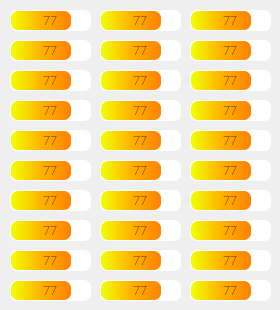
   <widget class="QWidget" name="tab_6">
    <attribute name="title">
     <string>BMS Voltaje</string>
    </attribute>
    <widget class="QProgressBar" name="volt_bar_29">
     <property name="geometry">
      <rect>
       <x>100</x>
       <y>280</y>
       <width>81</width>
       <height>21</height>
      </rect>
     </property>
     <property name="font">
      <font>
       <family>Roboto</family>
       <pointsize>10</pointsize>
       <weight>9</weight>
       <italic>false</italic>
       <bold>false</bold>
      </font>
     </property>
     <property name="styleSheet">
      <string notr="true">QProgressBar::chunk {background: QLinearGradient( x1: 0, y1: 0, x2: 1, y2: 0,stop: 0 #f0ff00,stop: 0.4999 #ffb400,stop: 0.5 #ffb400,stop: 1 #ff8100 );border-top-left-radius: 7px ;border-top-right-radius: 7px;border-bottom-right-radius: 7px ;border-bottom-left-radius: 7px; border: 0px solid black;}QProgressBar{border: 0px;background: white; padding: 1px; text-align: center;border-top-left-radius: 7px ;border-top-right-radius: 7px;border-bottom-right-radius: 7px ;border-bottom-left-radius: 7px;font: 75 10pt;}</string>
     </property>
     <property name="value">
      <number>77</number>
     </property>
     <property name="format">
      <string>%p</string>
     </property>
    </widget>
    <widget class="QProgressBar" name="volt_bar_18">
     <property name="geometry">
      <rect>
       <x>190</x>
       <y>160</y>
       <width>81</width>
       <height>21</height>
      </rect>
     </property>
     <property name="font">
      <font>
       <family>Roboto</family>
       <pointsize>10</pointsize>
       <weight>9</weight>
       <italic>false</italic>
       <bold>false</bold>
      </font>
     </property>
     <property name="styleSheet">
      <string notr="true">QProgressBar::chunk {background: QLinearGradient( x1: 0, y1: 0, x2: 1, y2: 0,stop: 0 #f0ff00,stop: 0.4999 #ffb400,stop: 0.5 #ffb400,stop: 1 #ff8100 );border-top-left-radius: 7px ;border-top-right-radius: 7px;border-bottom-right-radius: 7px ;border-bottom-left-radius: 7px; border: 0px solid black;}QProgressBar{border: 0px;background: white; padding: 1px; text-align: center;border-top-left-radius: 7px ;border-top-right-radius: 7px;border-bottom-right-radius: 7px ;border-bottom-left-radius: 7px;font: 75 10pt;}</string>
     </property>
     <property name="value">
      <number>77</number>
     </property>
     <property name="format">
      <string>%p</string>
     </property>
    </widget>
    <widget class="QProgressBar" name="volt_bar_23">
     <property name="geometry">
      <rect>
       <x>100</x>
       <y>220</y>
       <width>81</width>
       <height>21</height>
      </rect>
     </property>
     <property name="font">
      <font>
       <family>Roboto</family>
       <pointsize>10</pointsize>
       <weight>9</weight>
       <italic>false</italic>
       <bold>false</bold>
      </font>
     </property>
     <property name="styleSheet">
      <string notr="true">QProgressBar::chunk {background: QLinearGradient( x1: 0, y1: 0, x2: 1, y2: 0,stop: 0 #f0ff00,stop: 0.4999 #ffb400,stop: 0.5 #ffb400,stop: 1 #ff8100 );border-top-left-radius: 7px ;border-top-right-radius: 7px;border-bottom-right-radius: 7px ;border-bottom-left-radius: 7px; border: 0px solid black;}QProgressBar{border: 0px;background: white; padding: 1px; text-align: center;border-top-left-radius: 7px ;border-top-right-radius: 7px;border-bottom-right-radius: 7px ;border-bottom-left-radius: 7px;font: 75 10pt;}</string>
     </property>
     <property name="value">
      <number>77</number>
     </property>
     <property name="format">
      <string>%p</string>
     </property>
    </widget>
    <widget class="QProgressBar" name="volt_bar_6">
     <property name="geometry">
      <rect>
       <x>190</x>
       <y>40</y>
       <width>81</width>
       <height>21</height>
      </rect>
     </property>
     <property name="font">
      <font>
       <family>Roboto</family>
       <pointsize>10</pointsize>
       <weight>9</weight>
       <italic>false</italic>
       <bold>false</bold>
      </font>
     </property>
     <property name="styleSheet">
      <string notr="true">QProgressBar::chunk {background: QLinearGradient( x1: 0, y1: 0, x2: 1, y2: 0,stop: 0 #f0ff00,stop: 0.4999 #ffb400,stop: 0.5 #ffb400,stop: 1 #ff8100 );border-top-left-radius: 7px ;border-top-right-radius: 7px;border-bottom-right-radius: 7px ;border-bottom-left-radius: 7px; border: 0px solid black;}QProgressBar{border: 0px;background: white; padding: 1px; text-align: center;border-top-left-radius: 7px ;border-top-right-radius: 7px;border-bottom-right-radius: 7px ;border-bottom-left-radius: 7px;font: 75 10pt;}</string>
     </property>
     <property name="value">
      <number>77</number>
     </property>
     <property name="format">
      <string>%p</string>
     </property>
    </widget>
    <widget class="QProgressBar" name="volt_bar_28">
     <property name="geometry">
      <rect>
       <x>10</x>
       <y>280</y>
       <width>81</width>
       <height>21</height>
      </rect>
     </property>
     <property name="font">
      <font>
       <family>Roboto</family>
       <pointsize>10</pointsize>
       <weight>9</weight>
       <italic>false</italic>
       <bold>false</bold>
      </font>
     </property>
     <property name="styleSheet">
      <string notr="true">QProgressBar::chunk {background: QLinearGradient( x1: 0, y1: 0, x2: 1, y2: 0,stop: 0 #f0ff00,stop: 0.4999 #ffb400,stop: 0.5 #ffb400,stop: 1 #ff8100 );border-top-left-radius: 7px ;border-top-right-radius: 7px;border-bottom-right-radius: 7px ;border-bottom-left-radius: 7px; border: 0px solid black;}QProgressBar{border: 0px;background: white; padding: 1px; text-align: center;border-top-left-radius: 7px ;border-top-right-radius: 7px;border-bottom-right-radius: 7px ;border-bottom-left-radius: 7px;font: 75 10pt;}</string>
     </property>
     <property name="value">
      <number>77</number>
     </property>
     <property name="format">
      <string>%p</string>
     </property>
    </widget>
    <widget class="QProgressBar" name="volt_bar_21">
     <property name="geometry">
      <rect>
       <x>190</x>
       <y>190</y>
       <width>81</width>
       <height>21</height>
      </rect>
     </property>
     <property name="font">
      <font>
       <family>Roboto</family>
       <pointsize>10</pointsize>
       <weight>9</weight>
       <italic>false</italic>
       <bold>false</bold>
      </font>
     </property>
     <property name="styleSheet">
      <string notr="true">QProgressBar::chunk {background: QLinearGradient( x1: 0, y1: 0, x2: 1, y2: 0,stop: 0 #f0ff00,stop: 0.4999 #ffb400,stop: 0.5 #ffb400,stop: 1 #ff8100 );border-top-left-radius: 7px ;border-top-right-radius: 7px;border-bottom-right-radius: 7px ;border-bottom-left-radius: 7px; border: 0px solid black;}QProgressBar{border: 0px;background: white; padding: 1px; text-align: center;border-top-left-radius: 7px ;border-top-right-radius: 7px;border-bottom-right-radius: 7px ;border-bottom-left-radius: 7px;font: 75 10pt;}</string>
     </property>
     <property name="value">
      <number>77</number>
     </property>
     <property name="format">
      <string>%p</string>
     </property>
    </widget>
    <widget class="QProgressBar" name="volt_bar_3">
     <property name="geometry">
      <rect>
       <x>190</x>
       <y>10</y>
       <width>81</width>
       <height>21</height>
      </rect>
     </property>
     <property name="font">
      <font>
       <family>Roboto</family>
       <pointsize>10</pointsize>
       <weight>9</weight>
       <italic>false</italic>
       <bold>false</bold>
      </font>
     </property>
     <property name="styleSheet">
      <string notr="true">QProgressBar::chunk {background: QLinearGradient( x1: 0, y1: 0, x2: 1, y2: 0,stop: 0 #f0ff00,stop: 0.4999 #ffb400,stop: 0.5 #ffb400,stop: 1 #ff8100 );border-top-left-radius: 7px ;border-top-right-radius: 7px;border-bottom-right-radius: 7px ;border-bottom-left-radius: 7px; border: 0px solid black;}QProgressBar{border: 0px;background: white; padding: 1px; text-align: center;border-top-left-radius: 7px ;border-top-right-radius: 7px;border-bottom-right-radius: 7px ;border-bottom-left-radius: 7px;font: 75 10pt;}</string>
     </property>
     <property name="value">
      <number>77</number>
     </property>
     <property name="format">
      <string>%p</string>
     </property>
    </widget>
    <widget class="QProgressBar" name="volt_bar_27">
     <property name="geometry">
      <rect>
       <x>190</x>
       <y>250</y>
       <width>81</width>
       <height>21</height>
      </rect>
     </property>
     <property name="font">
      <font>
       <family>Roboto</family>
       <pointsize>10</pointsize>
       <weight>9</weight>
       <italic>false</italic>
       <bold>false</bold>
      </font>
     </property>
     <property name="styleSheet">
      <string notr="true">QProgressBar::chunk {background: QLinearGradient( x1: 0, y1: 0, x2: 1, y2: 0,stop: 0 #f0ff00,stop: 0.4999 #ffb400,stop: 0.5 #ffb400,stop: 1 #ff8100 );border-top-left-radius: 7px ;border-top-right-radius: 7px;border-bottom-right-radius: 7px ;border-bottom-left-radius: 7px; border: 0px solid black;}QProgressBar{border: 0px;background: white; padding: 1px; text-align: center;border-top-left-radius: 7px ;border-top-right-radius: 7px;border-bottom-right-radius: 7px ;border-bottom-left-radius: 7px;font: 75 10pt;}</string>
     </property>
     <property name="value">
      <number>77</number>
     </property>
     <property name="format">
      <string>%p</string>
     </property>
    </widget>
    <widget class="QProgressBar" name="volt_bar_17">
     <property name="geometry">
      <rect>
       <x>100</x>
       <y>160</y>
       <width>81</width>
       <height>21</height>
      </rect>
     </property>
     <property name="font">
      <font>
       <family>Roboto</family>
       <pointsize>10</pointsize>
       <weight>9</weight>
       <italic>false</italic>
       <bold>false</bold>
      </font>
     </property>
     <property name="styleSheet">
      <string notr="true">QProgressBar::chunk {background: QLinearGradient( x1: 0, y1: 0, x2: 1, y2: 0,stop: 0 #f0ff00,stop: 0.4999 #ffb400,stop: 0.5 #ffb400,stop: 1 #ff8100 );border-top-left-radius: 7px ;border-top-right-radius: 7px;border-bottom-right-radius: 7px ;border-bottom-left-radius: 7px; border: 0px solid black;}QProgressBar{border: 0px;background: white; padding: 1px; text-align: center;border-top-left-radius: 7px ;border-top-right-radius: 7px;border-bottom-right-radius: 7px ;border-bottom-left-radius: 7px;font: 75 10pt;}</string>
     </property>
     <property name="value">
      <number>77</number>
     </property>
     <property name="format">
      <string>%p</string>
     </property>
    </widget>
    <widget class="QProgressBar" name="volt_bar_14">
     <property name="geometry">
      <rect>
       <x>100</x>
       <y>130</y>
       <width>81</width>
       <height>21</height>
      </rect>
     </property>
     <property name="font">
      <font>
       <family>Roboto</family>
       <pointsize>10</pointsize>
       <weight>9</weight>
       <italic>false</italic>
       <bold>false</bold>
      </font>
     </property>
     <property name="styleSheet">
      <string notr="true">QProgressBar::chunk {background: QLinearGradient( x1: 0, y1: 0, x2: 1, y2: 0,stop: 0 #f0ff00,stop: 0.4999 #ffb400,stop: 0.5 #ffb400,stop: 1 #ff8100 );border-top-left-radius: 7px ;border-top-right-radius: 7px;border-bottom-right-radius: 7px ;border-bottom-left-radius: 7px; border: 0px solid black;}QProgressBar{border: 0px;background: white; padding: 1px; text-align: center;border-top-left-radius: 7px ;border-top-right-radius: 7px;border-bottom-right-radius: 7px ;border-bottom-left-radius: 7px;font: 75 10pt;}</string>
     </property>
     <property name="value">
      <number>77</number>
     </property>
     <property name="format">
      <string>%p</string>
     </property>
    </widget>
    <widget class="QProgressBar" name="volt_bar_15">
     <property name="geometry">
      <rect>
       <x>190</x>
       <y>130</y>
       <width>81</width>
       <height>21</height>
      </rect>
     </property>
     <property name="font">
      <font>
       <family>Roboto</family>
       <pointsize>10</pointsize>
       <weight>9</weight>
       <italic>false</italic>
       <bold>false</bold>
      </font>
     </property>
     <property name="styleSheet">
      <string notr="true">QProgressBar::chunk {background: QLinearGradient( x1: 0, y1: 0, x2: 1, y2: 0,stop: 0 #f0ff00,stop: 0.4999 #ffb400,stop: 0.5 #ffb400,stop: 1 #ff8100 );border-top-left-radius: 7px ;border-top-right-radius: 7px;border-bottom-right-radius: 7px ;border-bottom-left-radius: 7px; border: 0px solid black;}QProgressBar{border: 0px;background: white; padding: 1px; text-align: center;border-top-left-radius: 7px ;border-top-right-radius: 7px;border-bottom-right-radius: 7px ;border-bottom-left-radius: 7px;font: 75 10pt;}</string>
     </property>
     <property name="value">
      <number>77</number>
     </property>
     <property name="format">
      <string>%p</string>
     </property>
    </widget>
    <widget class="QProgressBar" name="volt_bar_24">
     <property name="geometry">
      <rect>
       <x>190</x>
       <y>220</y>
       <width>81</width>
       <height>21</height>
      </rect>
     </property>
     <property name="font">
      <font>
       <family>Roboto</family>
       <pointsize>10</pointsize>
       <weight>9</weight>
       <italic>false</italic>
       <bold>false</bold>
      </font>
     </property>
     <property name="styleSheet">
      <string notr="true">QProgressBar::chunk {background: QLinearGradient( x1: 0, y1: 0, x2: 1, y2: 0,stop: 0 #f0ff00,stop: 0.4999 #ffb400,stop: 0.5 #ffb400,stop: 1 #ff8100 );border-top-left-radius: 7px ;border-top-right-radius: 7px;border-bottom-right-radius: 7px ;border-bottom-left-radius: 7px; border: 0px solid black;}QProgressBar{border: 0px;background: white; padding: 1px; text-align: center;border-top-left-radius: 7px ;border-top-right-radius: 7px;border-bottom-right-radius: 7px ;border-bottom-left-radius: 7px;font: 75 10pt;}</string>
     </property>
     <property name="value">
      <number>77</number>
     </property>
     <property name="format">
      <string>%p</string>
     </property>
    </widget>
    <widget class="QProgressBar" name="volt_bar_13">
     <property name="geometry">
      <rect>
       <x>10</x>
       <y>130</y>
       <width>81</width>
       <height>21</height>
      </rect>
     </property>
     <property name="font">
      <font>
       <family>Roboto</family>
       <pointsize>10</pointsize>
       <weight>9</weight>
       <italic>false</italic>
       <bold>false</bold>
      </font>
     </property>
     <property name="styleSheet">
      <string notr="true">QProgressBar::chunk {background: QLinearGradient( x1: 0, y1: 0, x2: 1, y2: 0,stop: 0 #f0ff00,stop: 0.4999 #ffb400,stop: 0.5 #ffb400,stop: 1 #ff8100 );border-top-left-radius: 7px ;border-top-right-radius: 7px;border-bottom-right-radius: 7px ;border-bottom-left-radius: 7px; border: 0px solid black;}QProgressBar{border: 0px;background: white; padding: 1px; text-align: center;border-top-left-radius: 7px ;border-top-right-radius: 7px;border-bottom-right-radius: 7px ;border-bottom-left-radius: 7px;font: 75 10pt;}</string>
     </property>
     <property name="value">
      <number>77</number>
     </property>
     <property name="format">
      <string>%p</string>
     </property>
    </widget>
    <widget class="QProgressBar" name="volt_bar_8">
     <property name="geometry">
      <rect>
       <x>100</x>
       <y>70</y>
       <width>81</width>
       <height>21</height>
      </rect>
     </property>
     <property name="font">
      <font>
       <family>Roboto</family>
       <pointsize>10</pointsize>
       <weight>9</weight>
       <italic>false</italic>
       <bold>false</bold>
      </font>
     </property>
     <property name="styleSheet">
      <string notr="true">QProgressBar::chunk {background: QLinearGradient( x1: 0, y1: 0, x2: 1, y2: 0,stop: 0 #f0ff00,stop: 0.4999 #ffb400,stop: 0.5 #ffb400,stop: 1 #ff8100 );border-top-left-radius: 7px ;border-top-right-radius: 7px;border-bottom-right-radius: 7px ;border-bottom-left-radius: 7px; border: 0px solid black;}QProgressBar{border: 0px;background: white; padding: 1px; text-align: center;border-top-left-radius: 7px ;border-top-right-radius: 7px;border-bottom-right-radius: 7px ;border-bottom-left-radius: 7px;font: 75 10pt;}</string>
     </property>
     <property name="value">
      <number>77</number>
     </property>
     <property name="format">
      <string>%p</string>
     </property>
    </widget>
    <widget class="QProgressBar" name="volt_bar_25">
     <property name="geometry">
      <rect>
       <x>10</x>
       <y>250</y>
       <width>81</width>
       <height>21</height>
      </rect>
     </property>
     <property name="font">
      <font>
       <family>Roboto</family>
       <pointsize>10</pointsize>
       <weight>9</weight>
       <italic>false</italic>
       <bold>false</bold>
      </font>
     </property>
     <property name="styleSheet">
      <string notr="true">QProgressBar::chunk {background: QLinearGradient( x1: 0, y1: 0, x2: 1, y2: 0,stop: 0 #f0ff00,stop: 0.4999 #ffb400,stop: 0.5 #ffb400,stop: 1 #ff8100 );border-top-left-radius: 7px ;border-top-right-radius: 7px;border-bottom-right-radius: 7px ;border-bottom-left-radius: 7px; border: 0px solid black;}QProgressBar{border: 0px;background: white; padding: 1px; text-align: center;border-top-left-radius: 7px ;border-top-right-radius: 7px;border-bottom-right-radius: 7px ;border-bottom-left-radius: 7px;font: 75 10pt;}</string>
     </property>
     <property name="value">
      <number>77</number>
     </property>
     <property name="format">
      <string>%p</string>
     </property>
    </widget>
    <widget class="QProgressBar" name="volt_bar_7">
     <property name="geometry">
      <rect>
       <x>10</x>
       <y>70</y>
       <width>81</width>
       <height>21</height>
      </rect>
     </property>
     <property name="font">
      <font>
       <family>Roboto</family>
       <pointsize>10</pointsize>
       <weight>9</weight>
       <italic>false</italic>
       <bold>false</bold>
      </font>
     </property>
     <property name="styleSheet">
      <string notr="true">QProgressBar::chunk {background: QLinearGradient( x1: 0, y1: 0, x2: 1, y2: 0,stop: 0 #f0ff00,stop: 0.4999 #ffb400,stop: 0.5 #ffb400,stop: 1 #ff8100 );border-top-left-radius: 7px ;border-top-right-radius: 7px;border-bottom-right-radius: 7px ;border-bottom-left-radius: 7px; border: 0px solid black;}QProgressBar{border: 0px;background: white; padding: 1px; text-align: center;border-top-left-radius: 7px ;border-top-right-radius: 7px;border-bottom-right-radius: 7px ;border-bottom-left-radius: 7px;font: 75 10pt;}</string>
     </property>
     <property name="value">
      <number>77</number>
     </property>
     <property name="format">
      <string>%p</string>
     </property>
    </widget>
    <widget class="QProgressBar" name="volt_bar_9">
     <property name="geometry">
      <rect>
       <x>190</x>
       <y>70</y>
       <width>81</width>
       <height>21</height>
      </rect>
     </property>
     <property name="font">
      <font>
       <family>Roboto</family>
       <pointsize>10</pointsize>
       <weight>9</weight>
       <italic>false</italic>
       <bold>false</bold>
      </font>
     </property>
     <property name="styleSheet">
      <string notr="true">QProgressBar::chunk {background: QLinearGradient( x1: 0, y1: 0, x2: 1, y2: 0,stop: 0 #f0ff00,stop: 0.4999 #ffb400,stop: 0.5 #ffb400,stop: 1 #ff8100 );border-top-left-radius: 7px ;border-top-right-radius: 7px;border-bottom-right-radius: 7px ;border-bottom-left-radius: 7px; border: 0px solid black;}QProgressBar{border: 0px;background: white; padding: 1px; text-align: center;border-top-left-radius: 7px ;border-top-right-radius: 7px;border-bottom-right-radius: 7px ;border-bottom-left-radius: 7px;font: 75 10pt;}</string>
     </property>
     <property name="value">
      <number>77</number>
     </property>
     <property name="format">
      <string>%p</string>
     </property>
    </widget>
    <widget class="QProgressBar" name="volt_bar_5">
     <property name="geometry">
      <rect>
       <x>100</x>
       <y>40</y>
       <width>81</width>
       <height>21</height>
      </rect>
     </property>
     <property name="font">
      <font>
       <family>Roboto</family>
       <pointsize>10</pointsize>
       <weight>9</weight>
       <italic>false</italic>
       <bold>false</bold>
      </font>
     </property>
     <property name="styleSheet">
      <string notr="true">QProgressBar::chunk {background: QLinearGradient( x1: 0, y1: 0, x2: 1, y2: 0,stop: 0 #f0ff00,stop: 0.4999 #ffb400,stop: 0.5 #ffb400,stop: 1 #ff8100 );border-top-left-radius: 7px ;border-top-right-radius: 7px;border-bottom-right-radius: 7px ;border-bottom-left-radius: 7px; border: 0px solid black;}QProgressBar{border: 0px;background: white; padding: 1px; text-align: center;border-top-left-radius: 7px ;border-top-right-radius: 7px;border-bottom-right-radius: 7px ;border-bottom-left-radius: 7px;font: 75 10pt;}</string>
     </property>
     <property name="value">
      <number>77</number>
     </property>
     <property name="format">
      <string>%p</string>
     </property>
    </widget>
    <widget class="QProgressBar" name="volt_bar_2">
     <property name="geometry">
      <rect>
       <x>100</x>
       <y>10</y>
       <width>81</width>
       <height>21</height>
      </rect>
     </property>
     <property name="font">
      <font>
       <family>Roboto</family>
       <pointsize>10</pointsize>
       <weight>9</weight>
       <italic>false</italic>
       <bold>false</bold>
      </font>
     </property>
     <property name="styleSheet">
      <string notr="true">QProgressBar::chunk {background: QLinearGradient( x1: 0, y1: 0, x2: 1, y2: 0,stop: 0 #f0ff00,stop: 0.4999 #ffb400,stop: 0.5 #ffb400,stop: 1 #ff8100 );border-top-left-radius: 7px ;border-top-right-radius: 7px;border-bottom-right-radius: 7px ;border-bottom-left-radius: 7px; border: 0px solid black;}QProgressBar{border: 0px;background: white; padding: 1px; text-align: center;border-top-left-radius: 7px ;border-top-right-radius: 7px;border-bottom-right-radius: 7px ;border-bottom-left-radius: 7px;font: 75 10pt;}</string>
     </property>
     <property name="value">
      <number>77</number>
     </property>
     <property name="format">
      <string>%p</string>
     </property>
    </widget>
    <widget class="QProgressBar" name="volt_bar_11">
     <property name="geometry">
      <rect>
       <x>100</x>
       <y>100</y>
       <width>81</width>
       <height>21</height>
      </rect>
     </property>
     <property name="font">
      <font>
       <family>Roboto</family>
       <pointsize>10</pointsize>
       <weight>9</weight>
       <italic>false</italic>
       <bold>false</bold>
      </font>
     </property>
     <property name="styleSheet">
      <string notr="true">QProgressBar::chunk {background: QLinearGradient( x1: 0, y1: 0, x2: 1, y2: 0,stop: 0 #f0ff00,stop: 0.4999 #ffb400,stop: 0.5 #ffb400,stop: 1 #ff8100 );border-top-left-radius: 7px ;border-top-right-radius: 7px;border-bottom-right-radius: 7px ;border-bottom-left-radius: 7px; border: 0px solid black;}QProgressBar{border: 0px;background: white; padding: 1px; text-align: center;border-top-left-radius: 7px ;border-top-right-radius: 7px;border-bottom-right-radius: 7px ;border-bottom-left-radius: 7px;font: 75 10pt;}</string>
     </property>
     <property name="value">
      <number>77</number>
     </property>
     <property name="format">
      <string>%p</string>
     </property>
    </widget>
    <widget class="QProgressBar" name="volt_bar_1">
     <property name="geometry">
      <rect>
       <x>10</x>
       <y>10</y>
       <width>81</width>
       <height>21</height>
      </rect>
     </property>
     <property name="font">
      <font>
       <family>Roboto</family>
       <pointsize>10</pointsize>
       <weight>9</weight>
       <italic>false</italic>
       <bold>false</bold>
      </font>
     </property>
     <property name="styleSheet">
      <string notr="true">QProgressBar::chunk {background: QLinearGradient( x1: 0, y1: 0, x2: 1, y2: 0,stop: 0 #f0ff00,stop: 0.4999 #ffb400,stop: 0.5 #ffb400,stop: 1 #ff8100 );border-top-left-radius: 7px ;border-top-right-radius: 7px;border-bottom-right-radius: 7px ;border-bottom-left-radius: 7px; border: 0px solid black;}QProgressBar{border: 0px;background: white; padding: 1px; text-align: center;border-top-left-radius: 7px ;border-top-right-radius: 7px;border-bottom-right-radius: 7px ;border-bottom-left-radius: 7px;font: 75 10pt;}</string>
     </property>
     <property name="value">
      <number>77</number>
     </property>
     <property name="format">
      <string>%p</string>
     </property>
    </widget>
    <widget class="QProgressBar" name="volt_bar_20">
     <property name="geometry">
      <rect>
       <x>100</x>
       <y>190</y>
       <width>81</width>
       <height>21</height>
      </rect>
     </property>
     <property name="font">
      <font>
       <family>Roboto</family>
       <pointsize>10</pointsize>
       <weight>9</weight>
       <italic>false</italic>
       <bold>false</bold>
      </font>
     </property>
     <property name="styleSheet">
      <string notr="true">QProgressBar::chunk {background: QLinearGradient( x1: 0, y1: 0, x2: 1, y2: 0,stop: 0 #f0ff00,stop: 0.4999 #ffb400,stop: 0.5 #ffb400,stop: 1 #ff8100 );border-top-left-radius: 7px ;border-top-right-radius: 7px;border-bottom-right-radius: 7px ;border-bottom-left-radius: 7px; border: 0px solid black;}QProgressBar{border: 0px;background: white; padding: 1px; text-align: center;border-top-left-radius: 7px ;border-top-right-radius: 7px;border-bottom-right-radius: 7px ;border-bottom-left-radius: 7px;font: 75 10pt;}</string>
     </property>
     <property name="value">
      <number>77</number>
     </property>
     <property name="format">
      <string>%p</string>
     </property>
    </widget>
    <widget class="QProgressBar" name="volt_bar_30">
     <property name="geometry">
      <rect>
       <x>190</x>
       <y>280</y>
       <width>81</width>
       <height>21</height>
      </rect>
     </property>
     <property name="font">
      <font>
       <family>Roboto</family>
       <pointsize>10</pointsize>
       <weight>9</weight>
       <italic>false</italic>
       <bold>false</bold>
      </font>
     </property>
     <property name="styleSheet">
      <string notr="true">QProgressBar::chunk {background: QLinearGradient( x1: 0, y1: 0, x2: 1, y2: 0,stop: 0 #f0ff00,stop: 0.4999 #ffb400,stop: 0.5 #ffb400,stop: 1 #ff8100 );border-top-left-radius: 7px ;border-top-right-radius: 7px;border-bottom-right-radius: 7px ;border-bottom-left-radius: 7px; border: 0px solid black;}QProgressBar{border: 0px;background: white; padding: 1px; text-align: center;border-top-left-radius: 7px ;border-top-right-radius: 7px;border-bottom-right-radius: 7px ;border-bottom-left-radius: 7px;font: 75 10pt;}</string>
     </property>
     <property name="value">
      <number>77</number>
     </property>
     <property name="format">
      <string>%p</string>
     </property>
    </widget>
    <widget class="QProgressBar" name="volt_bar_10">
     <property name="geometry">
      <rect>
       <x>10</x>
       <y>100</y>
       <width>81</width>
       <height>21</height>
      </rect>
     </property>
     <property name="font">
      <font>
       <family>Roboto</family>
       <pointsize>10</pointsize>
       <weight>9</weight>
       <italic>false</italic>
       <bold>false</bold>
      </font>
     </property>
     <property name="styleSheet">
      <string notr="true">QProgressBar::chunk {background: QLinearGradient( x1: 0, y1: 0, x2: 1, y2: 0,stop: 0 #f0ff00,stop: 0.4999 #ffb400,stop: 0.5 #ffb400,stop: 1 #ff8100 );border-top-left-radius: 7px ;border-top-right-radius: 7px;border-bottom-right-radius: 7px ;border-bottom-left-radius: 7px; border: 0px solid black;}QProgressBar{border: 0px;background: white; padding: 1px; text-align: center;border-top-left-radius: 7px ;border-top-right-radius: 7px;border-bottom-right-radius: 7px ;border-bottom-left-radius: 7px;font: 75 10pt;}</string>
     </property>
     <property name="value">
      <number>77</number>
     </property>
     <property name="format">
      <string>%p</string>
     </property>
    </widget>
    <widget class="QProgressBar" name="volt_bar_16">
     <property name="geometry">
      <rect>
       <x>10</x>
       <y>160</y>
       <width>81</width>
       <height>21</height>
      </rect>
     </property>
     <property name="font">
      <font>
       <family>Roboto</family>
       <pointsize>10</pointsize>
       <weight>9</weight>
       <italic>false</italic>
       <bold>false</bold>
      </font>
     </property>
     <property name="styleSheet">
      <string notr="true">QProgressBar::chunk {background: QLinearGradient( x1: 0, y1: 0, x2: 1, y2: 0,stop: 0 #f0ff00,stop: 0.4999 #ffb400,stop: 0.5 #ffb400,stop: 1 #ff8100 );border-top-left-radius: 7px ;border-top-right-radius: 7px;border-bottom-right-radius: 7px ;border-bottom-left-radius: 7px; border: 0px solid black;}QProgressBar{border: 0px;background: white; padding: 1px; text-align: center;border-top-left-radius: 7px ;border-top-right-radius: 7px;border-bottom-right-radius: 7px ;border-bottom-left-radius: 7px;font: 75 10pt;}</string>
     </property>
     <property name="value">
      <number>77</number>
     </property>
     <property name="format">
      <string>%p</string>
     </property>
    </widget>
    <widget class="QProgressBar" name="volt_bar_19">
     <property name="geometry">
      <rect>
       <x>10</x>
       <y>190</y>
       <width>81</width>
       <height>21</height>
      </rect>
     </property>
     <property name="font">
      <font>
       <family>Roboto</family>
       <pointsize>10</pointsize>
       <weight>9</weight>
       <italic>false</italic>
       <bold>false</bold>
      </font>
     </property>
     <property name="styleSheet">
      <string notr="true">QProgressBar::chunk {background: QLinearGradient( x1: 0, y1: 0, x2: 1, y2: 0,stop: 0 #f0ff00,stop: 0.4999 #ffb400,stop: 0.5 #ffb400,stop: 1 #ff8100 );border-top-left-radius: 7px ;border-top-right-radius: 7px;border-bottom-right-radius: 7px ;border-bottom-left-radius: 7px; border: 0px solid black;}QProgressBar{border: 0px;background: white; padding: 1px; text-align: center;border-top-left-radius: 7px ;border-top-right-radius: 7px;border-bottom-right-radius: 7px ;border-bottom-left-radius: 7px;font: 75 10pt;}</string>
     </property>
     <property name="value">
      <number>77</number>
     </property>
     <property name="format">
      <string>%p</string>
     </property>
    </widget>
    <widget class="QProgressBar" name="volt_bar_26">
     <property name="geometry">
      <rect>
       <x>100</x>
       <y>250</y>
       <width>81</width>
       <height>21</height>
      </rect>
     </property>
     <property name="font">
      <font>
       <family>Roboto</family>
       <pointsize>10</pointsize>
       <weight>9</weight>
       <italic>false</italic>
       <bold>false</bold>
      </font>
     </property>
     <property name="styleSheet">
      <string notr="true">QProgressBar::chunk {background: QLinearGradient( x1: 0, y1: 0, x2: 1, y2: 0,stop: 0 #f0ff00,stop: 0.4999 #ffb400,stop: 0.5 #ffb400,stop: 1 #ff8100 );border-top-left-radius: 7px ;border-top-right-radius: 7px;border-bottom-right-radius: 7px ;border-bottom-left-radius: 7px; border: 0px solid black;}QProgressBar{border: 0px;background: white; padding: 1px; text-align: center;border-top-left-radius: 7px ;border-top-right-radius: 7px;border-bottom-right-radius: 7px ;border-bottom-left-radius: 7px;font: 75 10pt;}</string>
     </property>
     <property name="value">
      <number>77</number>
     </property>
     <property name="format">
      <string>%p</string>
     </property>
    </widget>
    <widget class="QProgressBar" name="volt_bar_22">
     <property name="geometry">
      <rect>
       <x>10</x>
       <y>220</y>
       <width>81</width>
       <height>21</height>
      </rect>
     </property>
     <property name="font">
      <font>
       <family>Roboto</family>
       <pointsize>10</pointsize>
       <weight>9</weight>
       <italic>false</italic>
       <bold>false</bold>
      </font>
     </property>
     <property name="styleSheet">
      <string notr="true">QProgressBar::chunk {background: QLinearGradient( x1: 0, y1: 0, x2: 1, y2: 0,stop: 0 #f0ff00,stop: 0.4999 #ffb400,stop: 0.5 #ffb400,stop: 1 #ff8100 );border-top-left-radius: 7px ;border-top-right-radius: 7px;border-bottom-right-radius: 7px ;border-bottom-left-radius: 7px; border: 0px solid black;}QProgressBar{border: 0px;background: white; padding: 1px; text-align: center;border-top-left-radius: 7px ;border-top-right-radius: 7px;border-bottom-right-radius: 7px ;border-bottom-left-radius: 7px;font: 75 10pt;}</string>
     </property>
     <property name="value">
      <number>77</number>
     </property>
     <property name="format">
      <string>%p</string>
     </property>
    </widget>
    <widget class="QProgressBar" name="volt_bar_4">
     <property name="geometry">
      <rect>
       <x>10</x>
       <y>40</y>
       <width>81</width>
       <height>21</height>
      </rect>
     </property>
     <property name="font">
      <font>
       <family>Roboto</family>
       <pointsize>10</pointsize>
       <weight>9</weight>
       <italic>false</italic>
       <bold>false</bold>
      </font>
     </property>
     <property name="styleSheet">
      <string notr="true">QProgressBar::chunk {background: QLinearGradient( x1: 0, y1: 0, x2: 1, y2: 0,stop: 0 #f0ff00,stop: 0.4999 #ffb400,stop: 0.5 #ffb400,stop: 1 #ff8100 );border-top-left-radius: 7px ;border-top-right-radius: 7px;border-bottom-right-radius: 7px ;border-bottom-left-radius: 7px; border: 0px solid black;}QProgressBar{border: 0px;background: white; padding: 1px; text-align: center;border-top-left-radius: 7px ;border-top-right-radius: 7px;border-bottom-right-radius: 7px ;border-bottom-left-radius: 7px;font: 75 10pt;}</string>
     </property>
     <property name="value">
      <number>77</number>
     </property>
     <property name="format">
      <string>%p</string>
     </property>
    </widget>
    <widget class="QProgressBar" name="volt_bar_12">
     <property name="geometry">
      <rect>
       <x>190</x>
       <y>100</y>
       <width>81</width>
       <height>21</height>
      </rect>
     </property>
     <property name="font">
      <font>
       <family>Roboto</family>
       <pointsize>10</pointsize>
       <weight>9</weight>
       <italic>false</italic>
       <bold>false</bold>
      </font>
     </property>
     <property name="styleSheet">
      <string notr="true">QProgressBar::chunk {background: QLinearGradient( x1: 0, y1: 0, x2: 1, y2: 0,stop: 0 #f0ff00,stop: 0.4999 #ffb400,stop: 0.5 #ffb400,stop: 1 #ff8100 );border-top-left-radius: 7px ;border-top-right-radius: 7px;border-bottom-right-radius: 7px ;border-bottom-left-radius: 7px; border: 0px solid black;}QProgressBar{border: 0px;background: white; padding: 1px; text-align: center;border-top-left-radius: 7px ;border-top-right-radius: 7px;border-bottom-right-radius: 7px ;border-bottom-left-radius: 7px;font: 75 10pt;}</string>
     </property>
     <property name="value">
      <number>77</number>
     </property>
     <property name="format">
      <string>%p</string>
     </property>
    </widget>
   </widget>
